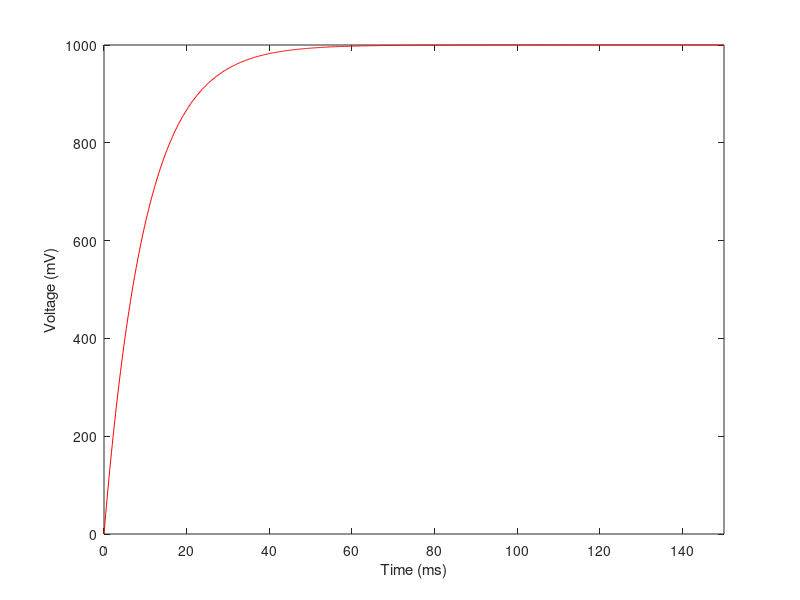

The MATLAB script that drew this image:
% Charging and discharging curves for passive membrane patch
% R Rao 2007 

clear
% input current
I = 10 % nA

% capacitance and leak resistance

C = 0.1 % nF
R = 100 % M ohms
tau = R*C % = 0.1*100 nF-Mohms = 100*100 pF Mohms = 10 ms
disp('(Theoretical)')

% membrane potential equation dV/dt = - V/RC + I/C

tstop = 150; % ms

V_inf = I*R; % peak V (in mV)
tau = 0; % experimental (ms)

h = 0.2; % ms (step size)

V = 0; % mV
V_trace = [V]; % mV

for t = h:h:tstop

   % Euler method: V(t+h) = V(t) + h*dV/dt
   V = V +h*(- (V/(R*C)) + (I/C));

   % Verify membrane time constant
   if (~tau & (V > 0.6321*V_inf))
     tau = t
     disp('(Experimental)')
   end
   
   % Stop current injection 
   if (t == 0.6*tstop)
     I = 0;
   end

   V_trace = [V_trace V];
   if ~rem(t,10)
       figure(2)
       plot(0:h:t,V_trace,'r')
       xlabel('Time (ms)')
       ylabel('Voltage (mV)')
       axis([0 tstop 0 V_inf])
       drawnow
   end

end

  
